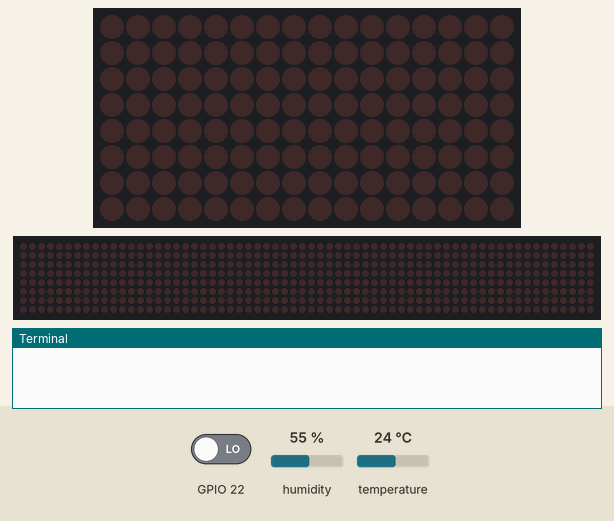
A program run on a simulated Raspberry Pi (BCM pin numbers). On the bench: 16×8 LED matrix, a strip that is not on the board, showing the scrolling text unrolled, the last lines printed to the terminal. The test bench sets the inputs (shaded band); at power-on: GPIO 22 LOW, humidity 55 %, temperature 24 °C. The 64×8 strip is a reading aid, not a part: it shows the text the matrix is scrolling, unrolled, one strip-width of it at a time.

Above: at 1.2 s.
1.3 s: GPIO 22 driven HIGH
At 1.98 s:
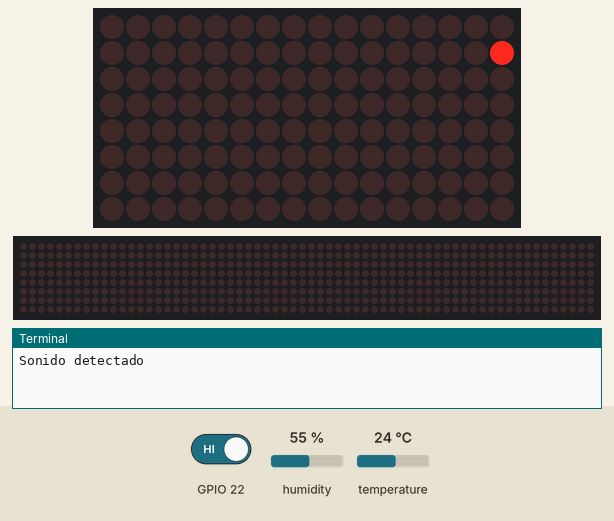
At 2.58 s:
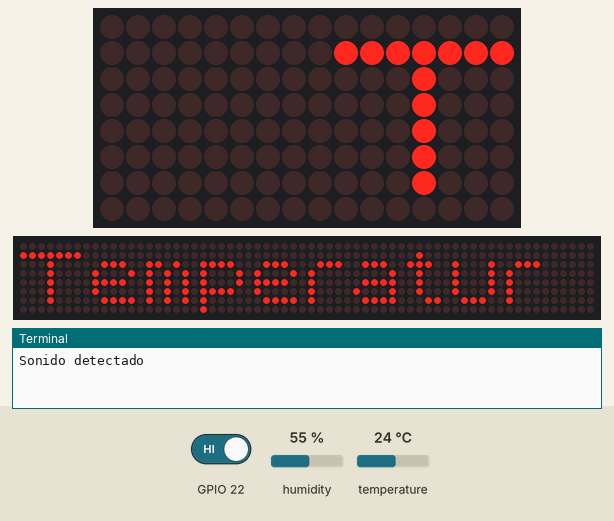

Measured:
- after the input at 1.3 s, the display: changes after 0.64 s (image 1)

The program:

muestraDeDatos.py
```python
import time
import RPi.GPIO as GPIO
from temperatura import datos_sensor
from luma.core.legacy.font import proportional, CP437_FONT, TINY_FONT, SINCLAIR_FONT, LCD_FONT
from luma.core.legacy import text, show_message
from luma.led_matrix.device import max7219
from luma.core.interface.serial import spi, noop

# Conexión de los sensores en sus respectivos pines
# Matriz --> vcc: 2, gnd: 6, din: 19, cs: 24, clk: 23
# Sonido --> a0: 7, gnd: 9, vc: 3, d0: 15
# Temperatura --> vcc: 1, sda: 11, clk: 14

# Activamos los sensores que vamos a usar
# matriz = Matriz(numero_matrices=2, ancho=16)

def config_matriz(cant_matrices=2, orientacion=0, rotacion=0, ancho=16, alto=8):   #Al ser 2 matrices se configura directamente un ancho de 16 para que imprima en las 2 juntas como una
        font = [CP437_FONT, TINY_FONT, SINCLAIR_FONT, LCD_FONT]
        serial = spi(port=0, device=0, gpio=noop())
        device = max7219(serial, width=ancho, height=alto, cascaded=cant_matrices, rotate=rotacion)
        return font,device

def config_sonido(canal=22):
        GPIO.setmode(GPIO.BCM)
        GPIO.setup(canal, GPIO.IN)
        # Desactivo las warnings por tener más de un circuito en la GPIO
        GPIO.setwarnings(False)
        GPIO.add_event_detect(canal, GPIO.RISING)
        return canal

def tomardatos():
    print ("Sonido detectado")
    dic_datos = datos_sensor()
    cadena_datos = 'Temperatura = {0:0.1f}°C  Humedad = {1:0.1f}%'.format(dic_datos["temp"], dic_datos["humedad"])
    return cadena_datos


def mostrar(mensaje, device, font, num_font=2,delay=0.1):
	show_message(device, mensaje, fill="white", font=proportional(font[num_font]), scroll_delay=delay)


def main():
	canal= config_sonido()
	font, device= config_matriz()
	while True:
		time.sleep(0.1)
		if GPIO.event_detected(canal):
			cadena=tomardatos()
			mostrar(cadena, device,font)
	GPIO.cleanup()

if __name__ == "__main__":
	main()
```

temperatura.py
```python
import Adafruit_DHT

def datos_sensor(pin=17, sensor=Adafruit_DHT.DHT11):
    """ Devuelve un diccionario con la temperatura y humedad """
    dic_datos={"temp":0,"humedad":0}
    dic_datos["humedad"],dic_datos["temp"] = Adafruit_DHT.read_retry(sensor,pin)
    return dic_datos

if __name__ == "__main__":
    while True:
        datos = datos_sensor()
        print('Temperatura = {0:0.1f}°C  Humedad = {1:0.1f}%'.format(datos['temp'], datos['humedad']))
        time.sleep(60.0)
```
